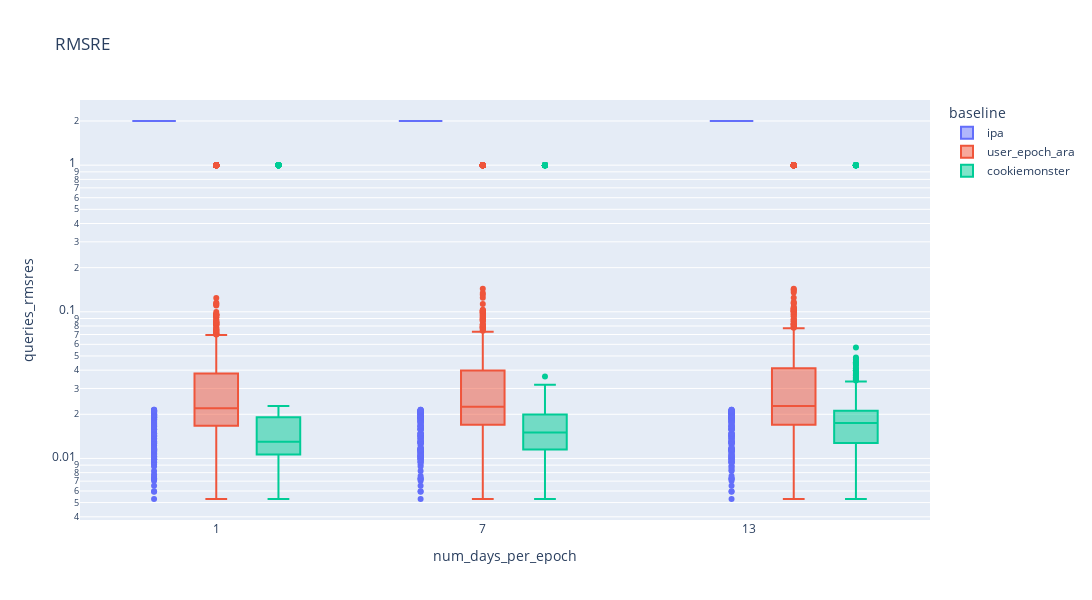

Source (notebook cell):
### Code cell
ds = results.destination.unique()
ds.sort()
u.plot_bias_rmsre(results, by_destination=False, category_orders={"destination": ds})

### Figure 1 — Plotly figure (JSON) as saved in the notebook; plotly's stock layout.template omitted (floating-point values rounded to 4 significant figures; data arrays with more than 128 entries replaced by an {"elided": "..."} marker saying what was removed)
{"data": [{"alignmentgroup": "True", "hovertemplate": "baseline=ipa<br>num_days_per_epoch=%{x}<br>queries_rmsres=%{y}<extra></extra>", "legendgroup": "ipa", "marker": {"color": "#636efa"}, "name": "ipa", "notched": false, "offsetgroup": "ipa", "orientation": "v", "showlegend": true, "type": "box", "x": {"elided": "2694 int values"}, "x0": " ", "xaxis": "x", "y": {"elided": "2694 float values"}, "y0": " ", "yaxis": "y"}, {"alignmentgroup": "True", "hovertemplate": "baseline=user_epoch_ara<br>num_days_per_epoch=%{x}<br>queries_rmsres=%{y}<extra></extra>", "legendgroup": "user_epoch_ara", "marker": {"color": "#EF553B"}, "name": "user_epoch_ara", "notched": false, "offsetgroup": "user_epoch_ara", "orientation": "v", "showlegend": true, "type": "box", "x": {"elided": "2694 int values"}, "x0": " ", "xaxis": "x", "y": {"elided": "2694 float values"}, "y0": " ", "yaxis": "y"}, {"alignmentgroup": "True", "hovertemplate": "baseline=cookiemonster<br>num_days_per_epoch=%{x}<br>queries_rmsres=%{y}<extra></extra>", "legendgroup": "cookiemonster", "marker": {"color": "#00cc96"}, "name": "cookiemonster", "notched": false, "offsetgroup": "cookiemonster", "orientation": "v", "showlegend": true, "type": "box", "x": {"elided": "2694 int values"}, "x0": " ", "xaxis": "x", "y": {"elided": "2694 float values"}, "y0": " ", "yaxis": "y"}], "layout": {"boxmode": "group", "height": 600, "legend": {"title": {"text": "baseline"}, "tracegroupgap": 0}, "title": {"text": "RMSRE"}, "width": 1100, "xaxis": {"anchor": "y", "domain": [0, 1], "title": {"text": "num_days_per_epoch"}}, "yaxis": {"anchor": "x", "domain": [0, 1], "title": {"text": "queries_rmsres"}, "type": "log"}}}
